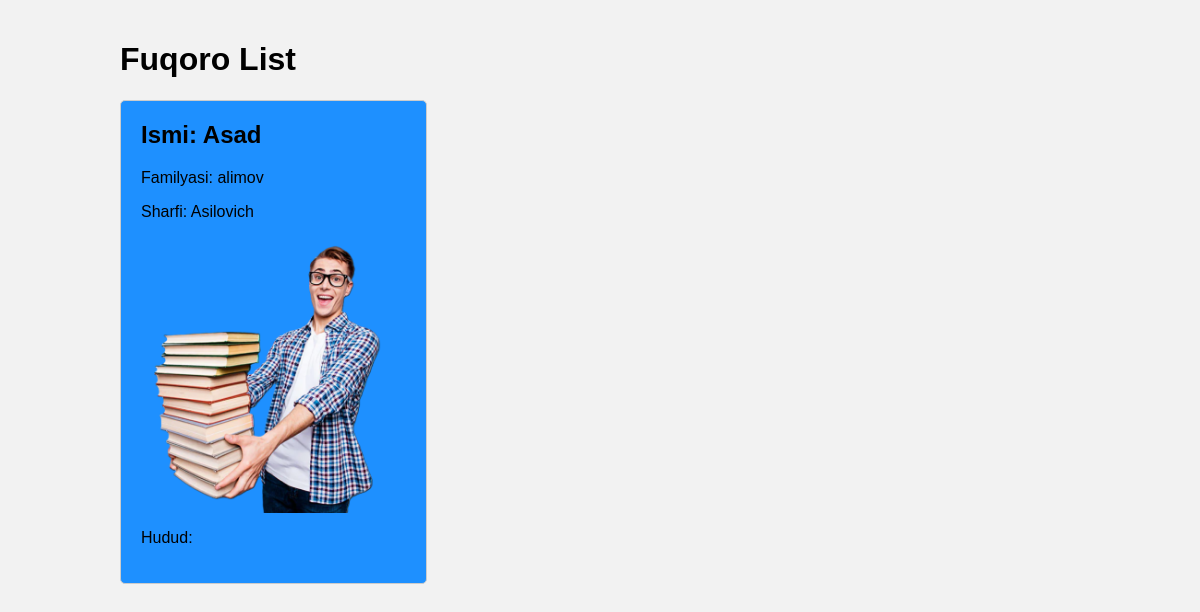
The app's page /qarindosh/2/ with its own data.
### h/models.py (models this page shows, shortened)
class Qarindosh(models.Model):
    bogliq=models.ForeignKey(Fuqoro, on_delete=models.CASCADE)
    Ismi=models.CharField(max_length=200)
    Familyasi=models.CharField(max_length=200)
    Sharfi=models.CharField(max_length=200)
    Rasmi=models.ImageField(upload_to='qarindosh')

### h/views.py (the view)
# urls.py: path('qarindosh/<int:pk>/', QarindoshDetail.as_view(), name='qarindosh_detail'),
class QarindoshDetail(DetailView):
    model = Qarindosh
    def get(self, request, pk):
        clay={}
        clay['temp']=Qarindosh.objects.filter(id=pk)
        return render(request, 'qarindosh_detail.html', clay)

### templates/qarindosh_detail.html (shortened to what this page needs)
<!DOCTYPE html>
<html lang="en">
<head>
</head>
<body>
    <div class="container">
        <h1>Fuqoro List</h1>
        <div class="fuqoro-list">
            {% for fuqoro in temp %}
            <div class="fuqoro-item">
                <h2>Ismi: {{ fuqoro.Ismi }}</h2>
                <p>Familyasi: {{ fuqoro.Familyasi }}</p>
                <p>Sharfi: {{ fuqoro.Sharfi }}</p>
                <img src="{{ fuqoro.Rasmi.url }}" alt="{{ fuqoro.Ismi }}'s image">
                <p>Hudud: {{ fuqoro.hudud }}</p>
            </div>
            {% endfor %}
        </div>
    </div>
</body>
</html>

### templates/qarindosh_detail.html (style rules this page uses)
body { font-family: Arial, sans-serif; margin: 0; padding: 0; background-color: #f2f2f2; }
.container { width: 80%; margin: 0 auto; padding: 20px; }
.fuqoro-list { display: grid; grid-template-columns: repeat(auto-fill, minmax(300px, 1fr)); gap: 20px; }
.fuqoro-item { background-color: dodgerblue; border: 1px solid #ccc; border-radius: 5px; padding: 20px; }
.fuqoro-item h2 { margin-top: 0; }
.fuqoro-item img { display: block; max-width: 100%; height: auto; margin-bottom: 10px; border-radius: 5px; }

### records on screen
Qarindosh: Ismi "Asad", Familyasi "alimov", Sharfi "Asilovich", Rasmi (picture)
